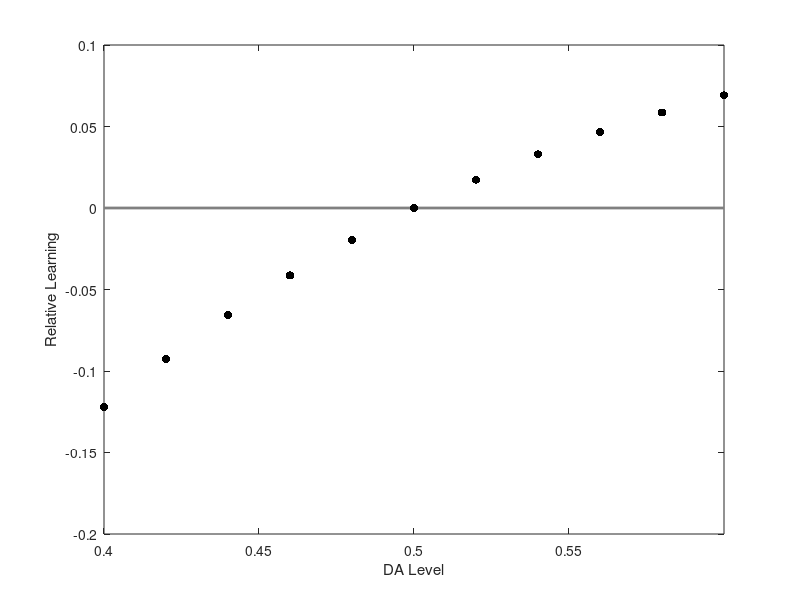
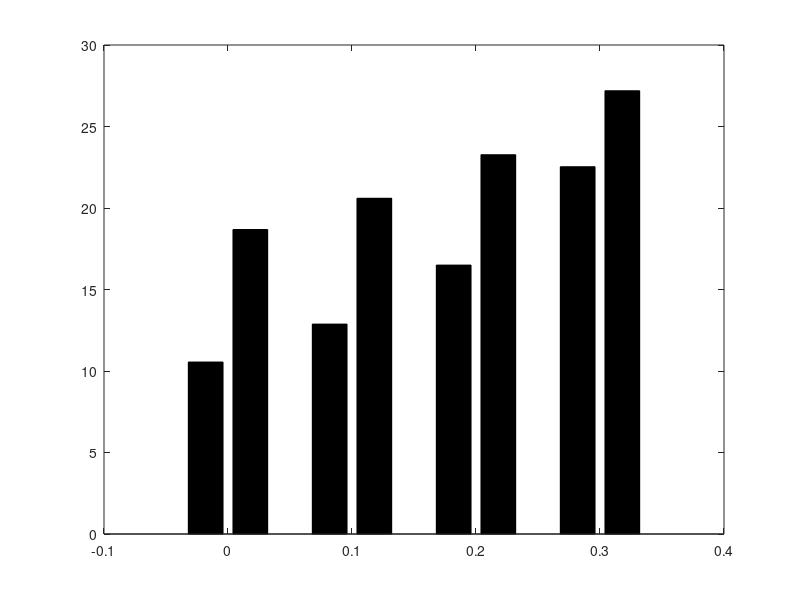
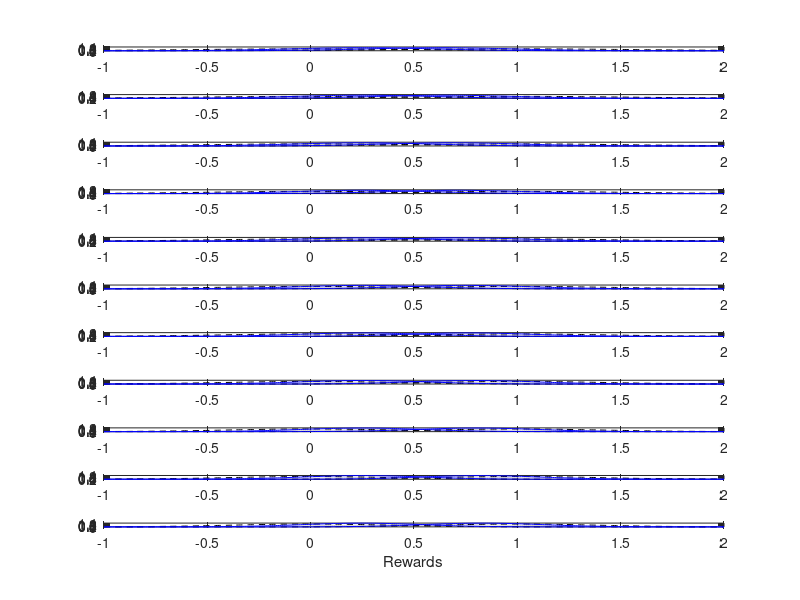
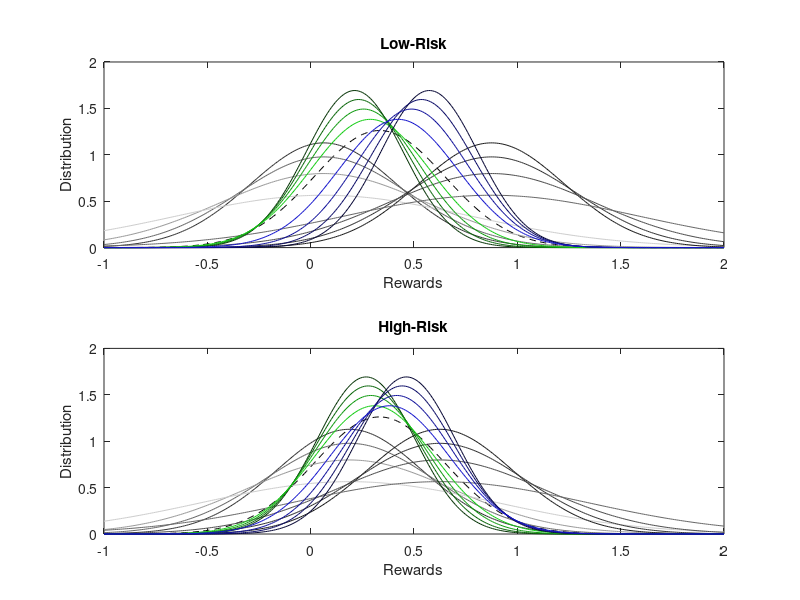

Reproduce these figures in MATLAB, in order. (Note: this script raises an error after producing the figures.)
% This code simulates the effect of dopamine on reinforcement learning,
% for both the modulation of learning from positive and negative feedback
% (Cools et al., 2009) and control of the exploration-exploitation balance
% (Cinotti et al., 2019).
% Written 7Aug19 by JGM.

clear; close all; clc

%% %%%%%%%%%%%%%%%%%%%%%%%%%%%%%%%%%%%%%%%%%%%%%%%%%%%%%%%%%%%%%%%%%%%%%%%%
% Cools et al. (2009)

% parameters
DA = .4:.02:.6;                 % DA levels
k = .1;                         % unit cost of information
[mu0, R] = deal(DA);          	% prior mean, average reward
l0 = 5;                         % prior precision (arbitrary)
l = max(0,2*R/k-l0);           	% likelihood precision
mu = [0; 1];                    % likelihood means
r = mu(1)-1:.01:mu(2)+1;        % reward domain

% compute posteriors (after just 1 learning step)
lh = l+l0;                      % posterior likelihoods
muL = mu*ones(1,length(DA));
mu0L = [1; 1]*mu0;
muh = (l.*muL+l0*mu0L)./lh;     % posterior means

% distributions
prior = nan(length(r),length(DA));
for k = 1:length(DA)
    prior(:,k) = normpdf(r,mu0(k),1/sqrt(l0));
end

like = nan(length(r),2,length(DA));
for k = 1:length(DA)
    for e = 1:2
        like(:,e,k) = normpdf(r,mu(e),1/sqrt(l(k)));
    end
end

[post, postC] = deal(nan(length(r),2,length(DA)));
for k = 1:length(DA)
    for e = 1:2
        post(:,e,k) = normpdf(r,muh(e,k),1/sqrt(lh(k)));
        postC(:,e,k) = normcdf(r,muh(e,k),1/sqrt(lh(k))); % cumulative
    end
end

% relative accuracy
ind = find(r==0.5);             % index for which r = 0.5
a = nan(length(DA),1);
for k = 1:length(DA)
    a(k) = (1-postC(ind,2,k)) - postC(ind,1,k);
end

%%%%%%%%%%%%%%%%%%%%%%%%%%%%%%%%% Figure %%%%%%%%%%%%%%%%%%%%%%%%%%%%%%%%%%

figure(101)
for k = 1:length(DA)
    subplot(length(DA),1,k)
    plot(r,prior(:,k),'Color',.8*[1 1 1])
    hold on
    plot(r,like(:,:,k),'k--')
    hold on
    plot(r,post(:,:,k),'b')
end
subplot(length(DA),1,length(DA))
xlabel('Rewards')

figure(1)
figName{1} = 'CD09';
plot(DA,0*DA,'Color',.5*[1 1 1],'LineWidth',2)
hold on
scatter(DA,a,'k','filled')
xlim([min(DA) max(DA)])
xlabel('DA Level')
ylabel('Relative Learning')

%% %%%%%%%%%%%%%%%%%%%%%%%%%%%%%%%%%%%%%%%%%%%%%%%%%%%%%%%%%%%%%%%%%%%%%%%%
% Cinotti et al. (2019)

L = [87.5 6.25 6.25]/100;      	% reward prob in low-risk condition
H = [62.5 18.75 18.75]/100;   	% reward prob in high-risk condition
arm = [L; H];

% parameters
antag = 0:.1:.3;             	% DA antagonist level
DAb = .9;                     	% baseline DA (arbitrary)
DA = DAb-antag';                % DA levels
R = DA;                        	% average reward
k = .1;                       	% unit cost of information
r = -1:.01:2;                  	% reward domain
beta = 4;                      	% inverse temperature for softmax

% prior
m0 = mean(L);                	% mean
l0 = 10;                     	% precision (arbitrary)

cond = {'Low-Risk','High-Risk'};% subfigure labels
for q = 1:2
    
    % likelihood
    m = arm(q,:);             	% mean
    l = max(0,2*R/k-l0);       	% precision
    
    % posterior
    mh = (l*m+l0.*m0)./(l+l0);	% mean
    lh = l+l0;                 	% precision
    
    % p(selecting one of two smaller rewards), according to softmax
    p(:,q) = 1./(1+2*exp(beta*(mh(:,1)-mh(:,2))));
    
    % distributions: prior, likelihood large/small, posterior large/small
    prior = normpdf(r,m0,1./sqrt(l0));
    [likeL,postL,likeS,postS] = deal(nan(length(r),2));
    for e = 1:length(DA)
        likeL(:,e) = normpdf(r,m(1),1./sqrt(l(e)))';
        postL(:,e) = normpdf(r,mh(e,1),1./sqrt(lh(e)))';
        likeS(:,e) = normpdf(r,m(2),1./sqrt(l(e)))';
        postS(:,e) = normpdf(r,mh(e,2),1./sqrt(lh(e)))';
    end
    
    %%%%%%%%%%%%%%%%%%%%%%%%%%%%%%%%% Figure %%%%%%%%%%%%%%%%%%%%%%%%%%%%%%
    
    figure(201)
    subplot(2,1,q)
    
    plot(r,prior,'k--')
    hold on
    h1 = plot(r,likeS);
    hold on
    h2 = plot(r,likeL);
    hold on
    h3 = plot(r,postS);
    hold on
    h4 = plot(r,postL);
    xlabel('Rewards')
    ylabel('Distribution')
    title(cond{q})
    
    v = linspace(.2,.8,length(DA))';
    C1 = v*[1 1 1];
    C2 = v*[.1 .1 .1]*5;
    C3 = v*[.1 1 .1];
    C4 = v*[.1 .1 1];
    
    set(h1, {'color'}, num2cell(C1,2));
    set(h2, {'color'}, num2cell(C2,2));
    set(h3, {'color'}, num2cell(C3,2));
    set(h4, {'color'}, num2cell(C4,2)); 
end

figure(2)
figName{2} = 'CK19';
b = bar(antag,100*p,'k');

c = [62 84 141; 143 51 52]/255; % color scheme
for q = 1:2
    b(q).FaceColor = 'flat';
    b(q).EdgeColor = 'flat';
    b(q).CData = c(q,:);
end

ylim([0 40])
xlabel('DA Antagonist')
ylabel('% Exploration')
xticks(antag)
yticks(0:10:40)